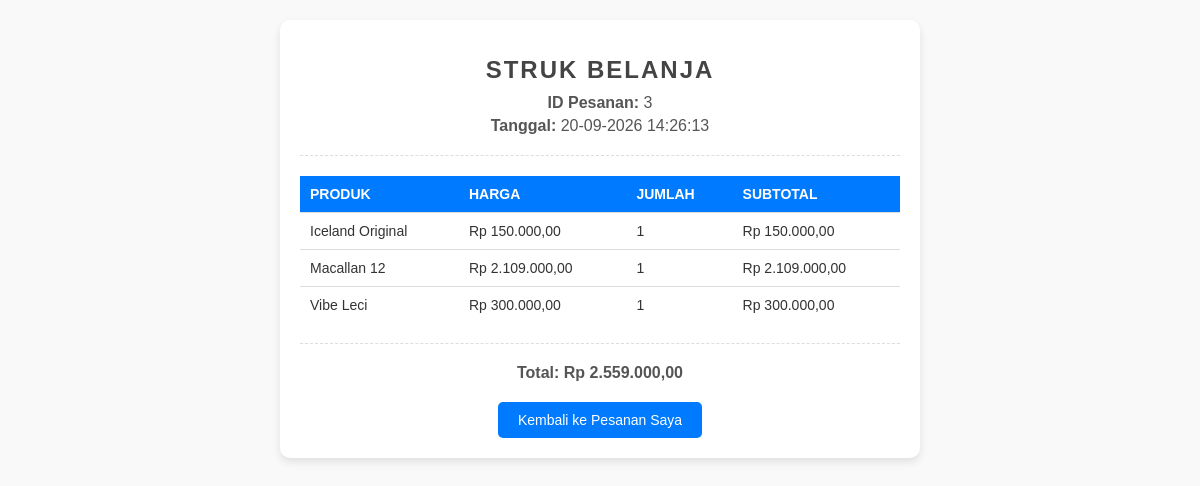
Page /orderDetails.php?order_id=3 (signed in) on the committed database.
### tables this page shows
CREATE TABLE `order_items` (
  `id` int(11) NOT NULL,
  `order_id` int(11) NOT NULL,
  `product_id` int(11) NOT NULL,
  `quantity` int(11) NOT NULL,
  `price` decimal(10,2) NOT NULL
);

CREATE TABLE `products` (
  `id` int(11) NOT NULL,
  `name` varchar(100) NOT NULL,
  `price` decimal(10,2) NOT NULL,
  `status` enum('available','out_of_stock') NOT NULL DEFAULT 'available',
  `image_path` varchar(255) DEFAULT NULL,
  `created_at` timestamp NOT NULL DEFAULT current_timestamp(),
  `updated_at` timestamp NOT NULL DEFAULT current_timestamp() ON UPDATE current_timestamp(),
  `category` varchar(50) NOT NULL DEFAULT 'other'
);

### function.php (called while the page is built, shortened)
<?php
require_once 'connect.php';
function getOrderDetails($orderId)
{
    global $pdo;
    $query = "SELECT oi.order_id, oi.product_id, oi.quantity, oi.price, p.name AS product_name
              FROM order_items oi
              JOIN products p ON oi.product_id = p.id
              WHERE oi.order_id = :order_id";
    $stmt = $pdo->prepare($query);
    $stmt->execute(['order_id' => $orderId]);
    return $stmt->fetchAll(PDO::FETCH_ASSOC);
}

### orderDetails.php (the view, shortened to what this page needs)
<?php
require_once 'function.php';
$orderId = $_GET['order_id'] ?? null;
$orderDetails = getOrderDetails($orderId);
?>
<!DOCTYPE html>
<html lang="id">
<head>
    <link rel="stylesheet" href="css/orderDetails.css">
</head>
<body>
    <div class="receipt">
        <h1>Struk Belanja</h1>
        <p><strong>ID Pesanan:</strong> <?= htmlspecialchars($orderId) ?></p>
        <p><strong>Tanggal:</strong> <?= date('d-m-Y H:i:s') ?></p>
        <hr>
        <?php if (!empty($orderDetails)): ?>
            <table>
                <thead>
                    <tr>
                        <th>Produk</th>
                        <th>Harga</th>
                        <th>Jumlah</th>
                        <th>Subtotal</th>
                    </tr>
                </thead>
                <tbody>
                    <?php $total = 0; ?>
                    <?php foreach ($orderDetails as $detail): ?>
                        <tr>
                            <td><?= htmlspecialchars($detail['product_name']) ?></td>
                            <td>Rp <?= number_format($detail['price'], 2, ',', '.') ?></td>
                            <td><?= $detail['quantity'] ?></td>
                            <td>Rp <?= number_format($detail['price'] * $detail['quantity'], 2, ',', '.') ?></td>
                        </tr>
                        <?php $total += $detail['price'] * $detail['quantity']; ?>
                    <?php endforeach; ?>
                </tbody>
            </table>
            <hr>
            <p class="total"><strong>Total: Rp <?= number_format($total, 2, ',', '.') ?></strong></p>
        <?php else: ?>
            <p>Tidak ada detail untuk pesanan ini.</p>
        <?php endif; ?>
        <div class="button-container">
            <a href="userOrders.php" class="back-button">Kembali ke Pesanan Saya</a>
        </div>
    </div>
</body>
</html>

### css/orderDetails.css (style rules this page uses)
body { margin: 0; padding: 0; font-family: 'Poppins', sans-serif; background-color: #f9f9f9; color: #333; }
.receipt { max-width: 600px; margin: 20px auto; padding: 20px; background-color: #fff; border-radius: 10px; box-shadow: 0 4px 8px rgba(0, 0, 0, 0.1); text-align: center; }
.receipt h1 { font-size: 24px; margin-bottom: 10px; color: #444; text-transform: uppercase; letter-spacing: 2px; }
.receipt p { margin: 5px 0; font-size: 16px; color: #555; }
.receipt hr { border: none; border-top: 1px dashed #ddd; margin: 20px 0; }
table { width: 100%; border-collapse: collapse; margin-bottom: 20px; }
table th, table td { text-align: left; padding: 10px; border-bottom: 1px solid #ddd; font-size: 14px; }
table th { background-color: #007bff; color: #fff; text-transform: uppercase; }
table tr:last-child td { border-bottom: none; }
.total { font-size: 18px; font-weight: bold; margin-top: 10px; color: #333; }
.button-container { margin-top: 20px; text-align: center; }
.back-button { display: inline-block; padding: 10px 20px; background-color: #007bff; color: #fff; text-decoration: none; font-size: 14px; border-radius: 5px; transition: background-color 0.3s, color 0.3s; }

### rows in the picture
order_items: product.name "Iceland Original", price "150.000,00", quantity "1", $detail['price'] * $detail['quantity'] "150.000,00"
order_items: product.name "Macallan 12", price "2.109.000,00", quantity "1", $detail['price'] * $detail['quantity'] "2.109.000,00"
order_items: product.name "Vibe Leci", price "300.000,00", quantity "1", $detail['price'] * $detail['quantity'] "300.000,00"

### other values in the picture
$orderId "3"
$total "2.559.000,00"
